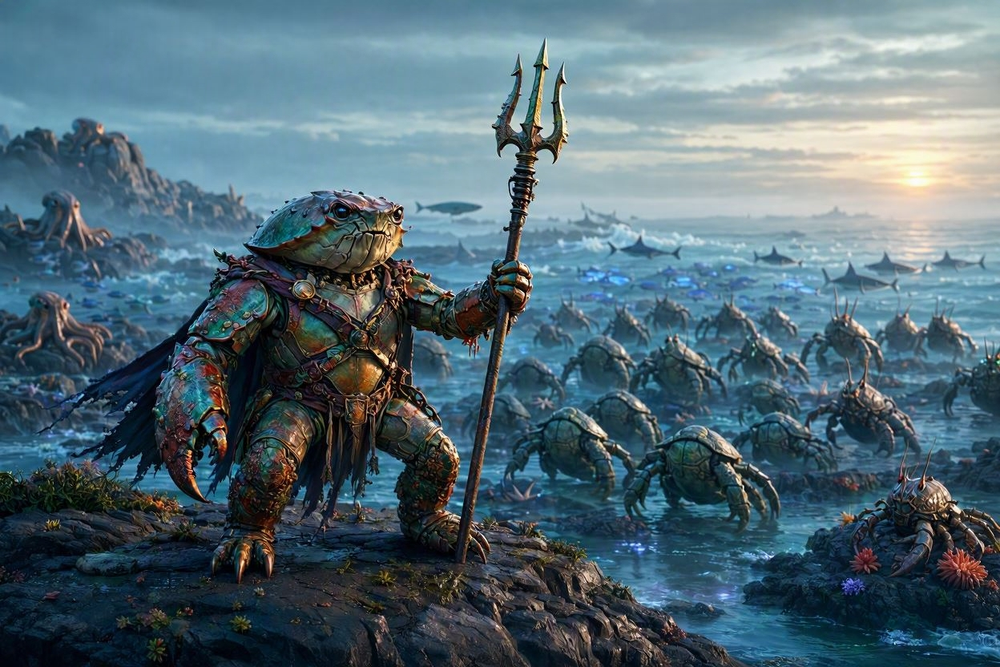
#> input picture images/Input.tif, 1000 x 667 px, shrunk from 1248 x 832 before the run
$ python 06_punto6.py
#> lines starting #> are read from the running program, lines starting #| are printed output that depends on the picture
import numpy as np
import matplotlib.pyplot as plt
from PIL import Image
from skimage.metrics import structural_similarity as ssim
import cv2

input_img = np.array(Image.open("../images/Input.tif").convert("RGB"))
#> input_img is the input picture: shape (667, 1000, 3); mean R, G, B 82.5, 105.9, 117
output_ref = np.array(Image.open("../images/Output.tif").convert("L"))
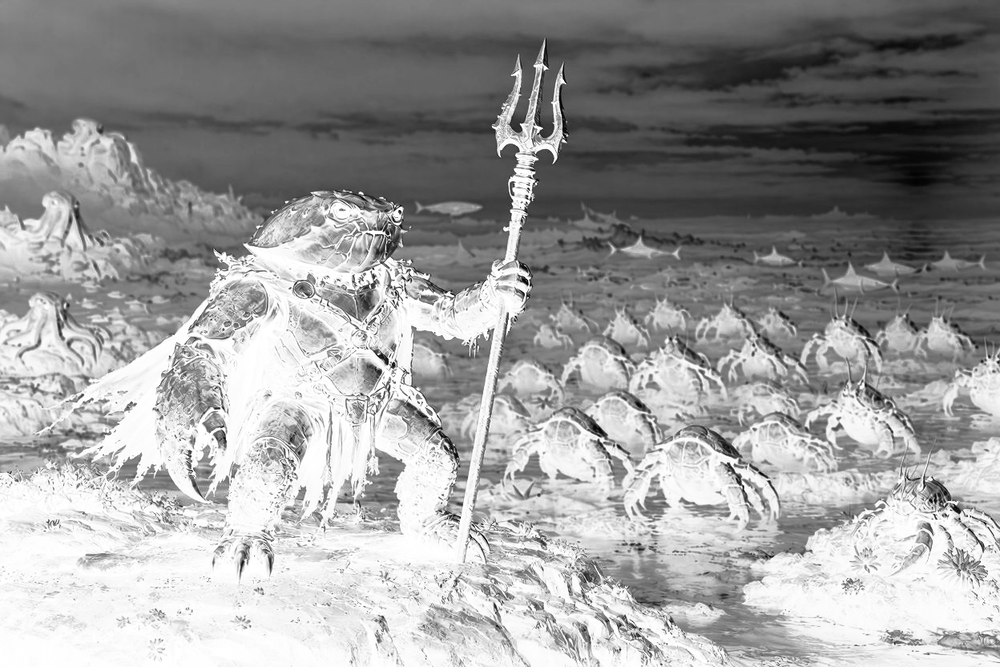
#> input picture images/Output.tif, 1000 x 667 px, shrunk from 1248 x 832 before the run
print(input_img.shape, output_ref.shape)
#| (667, 1000, 3) (667, 1000)

gray0 = np.array(Image.fromarray(input_img).convert("L"))
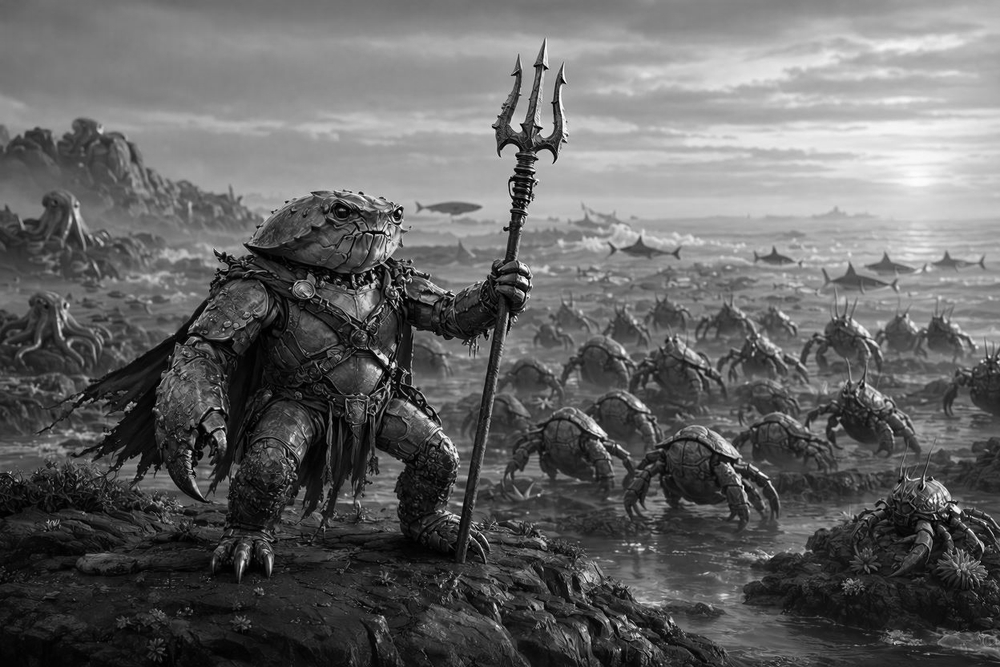
#> gray0: shape (667, 1000); min 0, max 255, mean 100.2
print(f"SSIM solo gris: {ssim(gray0, output_ref):.4f}")
#| SSIM solo gris: -0.1426

intento_1 = cv2.bitwise_not(gray0)
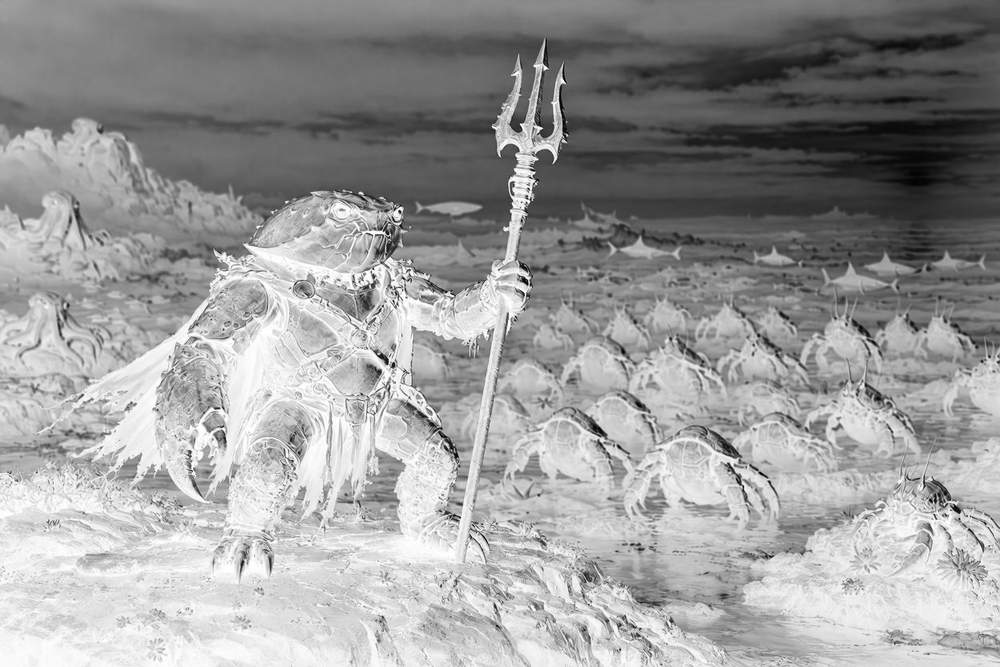
#> intento_1: shape (667, 1000); min 0, max 255, mean 154.8
print(f"SSIM gris + negativo: {ssim(intento_1, output_ref):.4f}")
#| SSIM gris + negativo: 0.9468

intento_2 = np.zeros_like(intento_1)
cv2.intensity_transform.contrastStretching(intento_1, intento_2, 30, 100, 220, 255)
print(f"SSIM gris + negativo + lineal a trozos: {ssim(intento_2, output_ref):.4f}")
#| SSIM gris + negativo + lineal a trozos: 0.8342
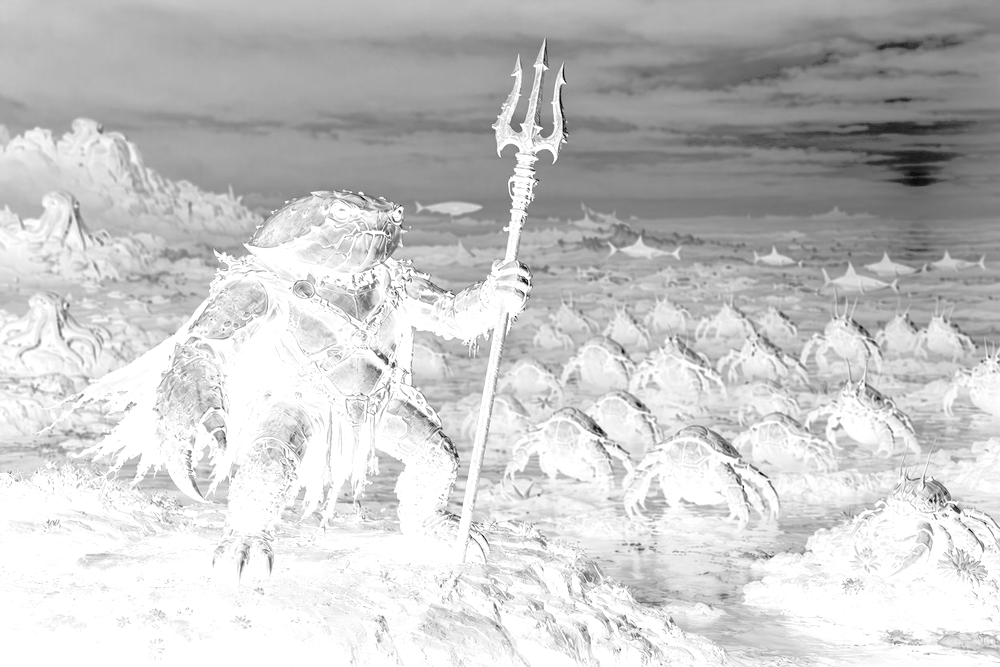
#> intento_2: shape (667, 1000); min 0, max 255, mean 199.5

intento_3 = np.zeros_like(intento_2)
cv2.intensity_transform.gammaCorrection(intento_2, intento_3, 2.0)
print(f"SSIM gris + negativo + lineal a trozos + gamma: {ssim(intento_3, output_ref):.4f}")
#| SSIM gris + negativo + lineal a trozos + gamma: 0.9742
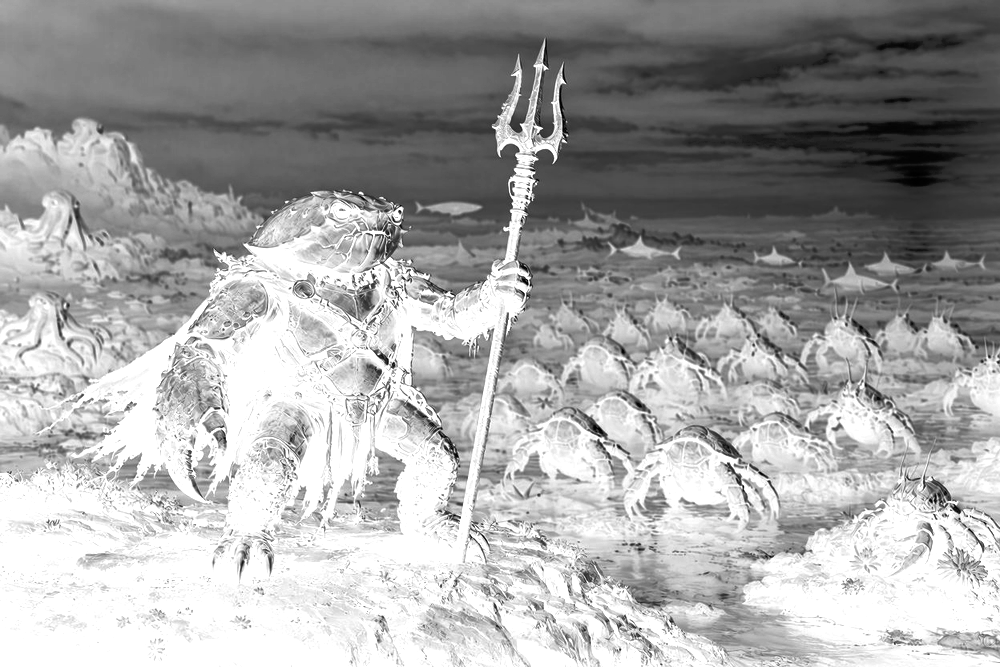
#> intento_3: shape (667, 1000); min 0, max 255, mean 164.8

resultado = intento_3

fig, axs = plt.subplots(1, 4, figsize=(16, 4))
for ax, im, title in zip(
    axs,
    [gray0, intento_1, intento_2, resultado],
    ["1. Gris", "2. Negativo", "3. Lineal a trozos", "4. Gamma 2.0"],
):
    ax.imshow(im, cmap="gray", vmin=0, vmax=255)
    ax.set_title(title)
    ax.axis("off")
#> this loop made 4 passes
#> title on passes 1 to 4: '1. Gris', '2. Negativo', '3. Lineal a trozos', '4. Gamma 2.0'

score = ssim(resultado, output_ref)
#> score = 0.974
print(f"SSIM final: {score:.4f}")
#| SSIM final: 0.9742

plt.figure(figsize=(8, 6))
plt.imshow(resultado, cmap="gray", vmin=0, vmax=255)
plt.axis("off")
plt.savefig("../results/punto6_mejor_aproximacion.png", bbox_inches="tight", pad_inches=0)
